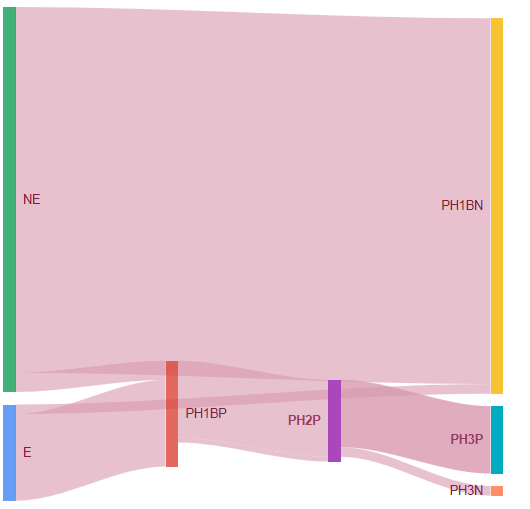

This figure's R source:
#Nate Mockler - Sample GoogleVis Sankey Plot

library(readr)
library(googleVis)

sample_data <- read_csv("C:/Users/nmockler/Desktop/Sample_GoogleVis.csv")

Sankey <- gvisSankey(sample_data, from="From", to="To", weight="Weight",
                     options=list(
                       sankey="{link: {color: { fill: '#d799ae' } },
                       node: { color: { fill: '#a61d4c' },
                       label: { color: '#871b47' } }}"))
plot(Sankey)
